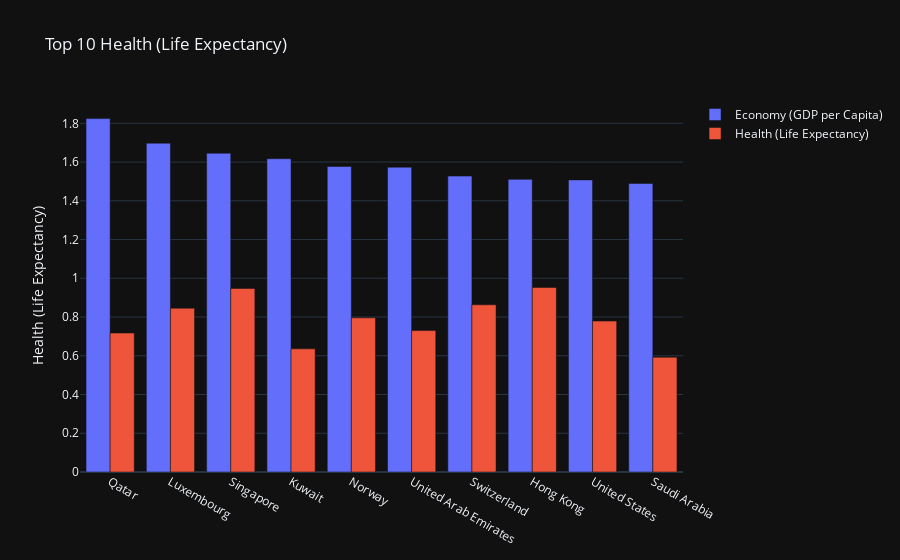

Notebook source saved alongside this figure:
### Markdown cell above
Identify the GDP per capita and Healthy Life Expectancy of the top 10 countries

### Code cell
fig = go.Figure()
fig.add_trace(go.Bar(x = top_10_country['Country'], y = top_10_country['Economy (GDP per Capita)'], name = 'Economy (GDP per Capita)'))
fig.update_layout(title = 'Top 10 Economy (GDP per Capita)', yaxis_title = 'Economy (GDP per Capita)')
fig.add_trace(go.Bar(x = top_10_country['Country'], y = top_10_country['Health (Life Expectancy)'], name = 'Health (Life Expectancy)'))
fig.update_layout(title = 'Top 10 Health (Life Expectancy)', yaxis_title = 'Health (Life Expectancy)')
fig.show()

### Figure 1 — Plotly figure (JSON) as saved in the notebook; plotly's stock layout.template omitted (floating-point values rounded to 4 significant figures)
{"data": [{"name": "Economy (GDP per Capita)", "type": "bar", "x": ["Qatar", "Luxembourg", "Singapore", "Kuwait", "Norway", "United Arab Emirates", "Switzerland", "Hong Kong", "United States", "Saudi Arabia"], "y": [1.824, 1.698, 1.646, 1.617, 1.577, 1.574, 1.527, 1.511, 1.508, 1.49]}, {"name": "Health (Life Expectancy)", "type": "bar", "x": ["Qatar", "Luxembourg", "Singapore", "Kuwait", "Norway", "United Arab Emirates", "Switzerland", "Hong Kong", "United States", "Saudi Arabia"], "y": [0.7172, 0.8454, 0.9472, 0.6357, 0.7958, 0.7299, 0.863, 0.9528, 0.779, 0.5927]}], "layout": {"title": {"text": "Top 10 Health (Life Expectancy)"}, "yaxis": {"title": {"text": "Health (Life Expectancy)"}}}}
